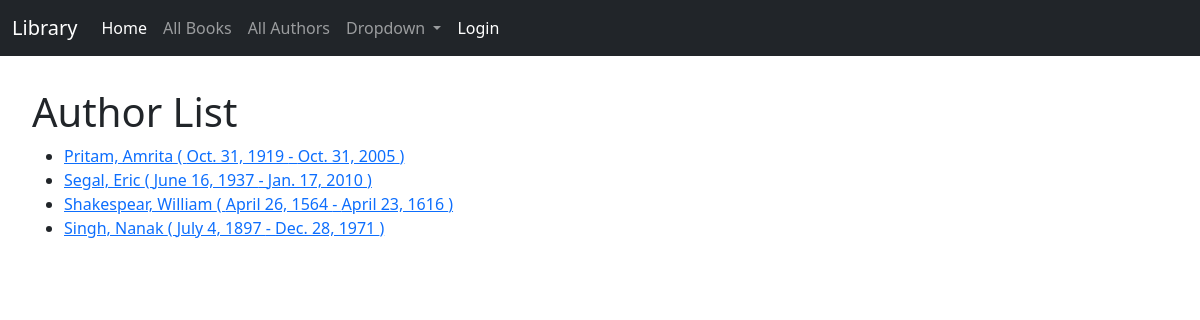
The app's page /catalog/authors/, older data.
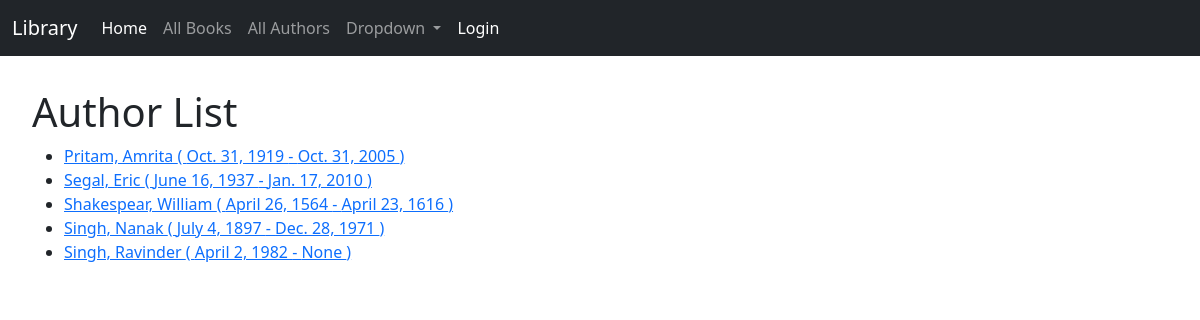
The same page, newer data.
### catalog/models.py (models this page shows)
class Author(models.Model):
    first_name = models.CharField(max_length=100)
    last_name = models.CharField(max_length=100)
    date_of_birth = models.DateField(null=True, blank=True)
    date_of_death = models.DateField('Died', null=True, blank=True)
    class Meta:
        ordering = ['last_name', 'first_name']
    def get_absolute_url(self):
        return reverse('author-detail', kwargs={'pk': str(self.id)})
    def __str__(self):
        return f'{self.last_name}, {self.first_name}'

### catalog/views.py (the view)
# urls.py: path('authors/', views.AuthorListView.as_view(), name='authors'),
class AuthorListView(ListView):
    model = Author
    paginate_by = 10

### catalog/templates/catalog/author_list.html
{% extends "catalog/base.html" %}
{% block content %}
<h1>Author List</h1>
    {% if author_list %}
      <ul>
        {% for author in author_list %}
        <li>
          <a href="{{ author.get_absolute_url }}">{{ author }}
            ( {{author.date_of_birth}} -
              {% if author.date_of_birth %}
                {{author.date_of_death}}
              {% endif %})
            </a>
        </li>
        {% endfor %}
      </ul>
    {% else %}
      <p>There are no authors available.</p>
    {% endif %}
{% endblock %}

Row changes from the older to the newer data that the page shows:
added Author: last_name+first_name "Singh, Ravinder", date_of_birth "April 2, 1982", date_of_death "None"
